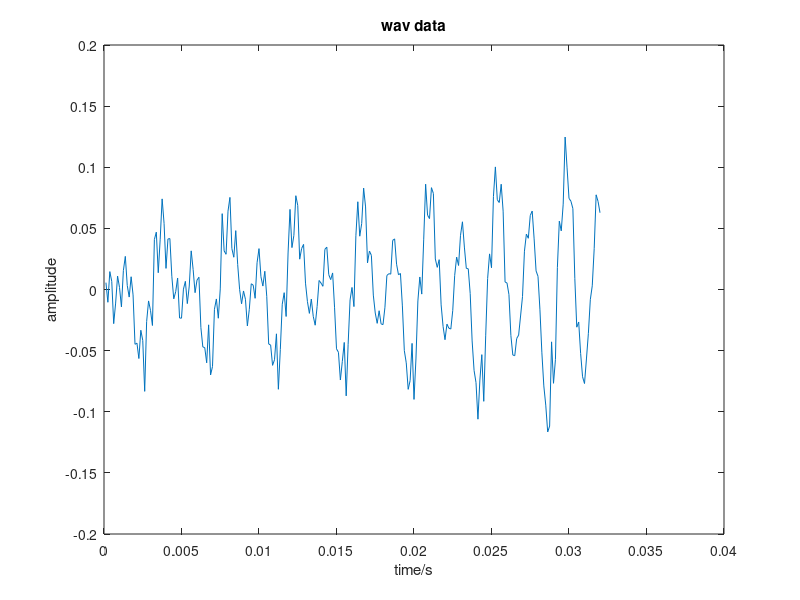

MATLAB code to generate this figure: (Note: this script raises an error after producing the figure.)
clc;clear all;close all
load('frameData.mat');
data = wavFrame;
N = length(wavFrame);

%% original data
figure;
plot((1:N)/fs,wavFrame);
title('wav data');
xlabel('time/s');
ylabel('amplitude');

%% formants cal
formantNum = 5;
[fr,bw] = FrameFormant(data ,formantNum,fs);


%% fft data 
fft_data = fft(data);
fft_data_amp = abs(fft_data);
diff_1 = diff(fft_data_amp,1);

fft_data_en = zeros(N,1);
midN = mid(N);

delta_diff = 0.6;


for i = 2 : midN
        f = fs * i / N;
        a = diff_1(i-1);
        b = diff_1(i);
        gain_add = 0;
       if a*b < 0
           if a > 0
               gain_add = delta_diff;
           else
                gain_add = -delta_diff;
           end
       end
        gain = 1;
         if f > (fr(1) - 0.5 * bw(1)) &&  f < (fr(1) + 0.5 * bw(1)) || f > (fr(2) - 0.5 * bw(2)) &&  f < (fr(2) + 0.5 * bw(2))...
                 || f > (fr(3) - 0.5 * bw(3)) &&  f < (fr(3) + 0.5 * bw(3)) || f > (fr(4) - 0.5 * bw(4)) &&  f < (fr(4) + 0.5 * bw(4))...
                 || f > (fr(5) - 0.5 * bw(5)) &&  f < (fr(5) + 0.5 * bw(5))
             gain =1.2;
         else 
             gain =1;
         end
         gain = gain + gain_add;
        fft_data_en(i) = gain * fft_data(i);
        fft_data_en(N + 2 - i) =  conj(fft_data_en(i));
end
fft_data_en_amp = abs(fft_data_en);
y1 = 10 * log10(fft_data_amp);
y2 = 10 * log10(fft_data_en_amp);


figure;
t = (1:midN)/N *fs;
subplot(2,1,1)
plot(t,y1(1:midN));
subplot(2,1,2);
plot(t,y2(1:midN));
figure;
plot(t,y1(1:midN),t,y2(1:midN),'r--');